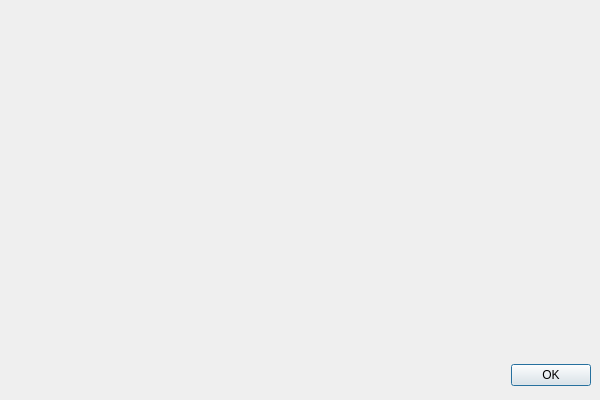
<?xml version="1.0" encoding="UTF-8"?>
<ui version="4.0">
 <class>AboutDialog</class>
 <widget class="QDialog" name="AboutDialog">
  <property name="windowModality">
   <enum>Qt::ApplicationModal</enum>
  </property>
  <property name="geometry">
   <rect>
    <x>0</x>
    <y>0</y>
    <width>600</width>
    <height>400</height>
   </rect>
  </property>
  <property name="sizePolicy">
   <sizepolicy hsizetype="Fixed" vsizetype="Fixed">
    <horstretch>0</horstretch>
    <verstretch>0</verstretch>
   </sizepolicy>
  </property>
  <property name="windowTitle">
   <string>Dialog</string>
  </property>
  <property name="modal">
   <bool>true</bool>
  </property>
  <widget class="QDialogButtonBox" name="buttonBox">
   <property name="geometry">
    <rect>
     <x>10</x>
     <y>360</y>
     <width>581</width>
     <height>31</height>
    </rect>
   </property>
   <property name="sizePolicy">
    <sizepolicy hsizetype="Maximum" vsizetype="Fixed">
     <horstretch>0</horstretch>
     <verstretch>0</verstretch>
    </sizepolicy>
   </property>
   <property name="orientation">
    <enum>Qt::Horizontal</enum>
   </property>
   <property name="standardButtons">
    <set>QDialogButtonBox::Ok</set>
   </property>
  </widget>
  <widget class="QLabel" name="text">
   <property name="geometry">
    <rect>
     <x>140</x>
     <y>10</y>
     <width>451</width>
     <height>351</height>
    </rect>
   </property>
   <property name="text">
    <string/>
   </property>
   <property name="textFormat">
    <enum>Qt::RichText</enum>
   </property>
   <property name="alignment">
    <set>Qt::AlignLeading|Qt::AlignLeft|Qt::AlignTop</set>
   </property>
   <property name="wordWrap">
    <bool>true</bool>
   </property>
   <property name="openExternalLinks">
    <bool>true</bool>
   </property>
  </widget>
  <widget class="QLabel" name="image">
   <property name="geometry">
    <rect>
     <x>10</x>
     <y>10</y>
     <width>121</width>
     <height>121</height>
    </rect>
   </property>
   <property name="text">
    <string/>
   </property>
   <property name="pixmap">
    <pixmap resource="../nifskope.qrc">:/res/nifskope.png</pixmap>
   </property>
  </widget>
 </widget>
 <resources>
  <include location="../nifskope.qrc"/>
 </resources>
 <connections>
  <connection>
   <sender>buttonBox</sender>
   <signal>accepted()</signal>
   <receiver>AboutDialog</receiver>
   <slot>accept()</slot>
   <hints>
    <hint type="sourcelabel">
     <x>248</x>
     <y>254</y>
    </hint>
    <hint type="destinationlabel">
     <x>157</x>
     <y>274</y>
    </hint>
   </hints>
  </connection>
  <connection>
   <sender>buttonBox</sender>
   <signal>rejected()</signal>
   <receiver>AboutDialog</receiver>
   <slot>reject()</slot>
   <hints>
    <hint type="sourcelabel">
     <x>316</x>
     <y>260</y>
    </hint>
    <hint type="destinationlabel">
     <x>286</x>
     <y>274</y>
    </hint>
   </hints>
  </connection>
 </connections>
</ui>
